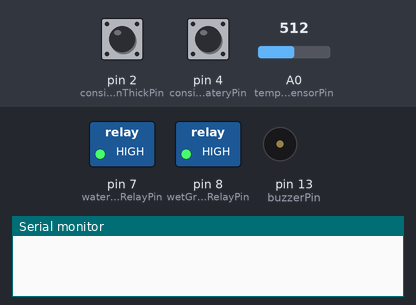
This sketch was run on a simulated Arduino Uno, built with avr-gcc and run on an emulated ATmega328P. Parts: switched loads named in the sketch (green lamp = pin HIGH), buzzer (waves = sounding, pin HIGH), the last lines printed to the serial monitor. Inputs (shaded band) come from the test bench; at power-on: pin 2 (consistencyButtonThickPin) HIGH, A0 (temperatureSensorPin) = 512, pin 4 (consistencyButtonWateryPin) HIGH.

Above: at 1.2 s.
1.3 s: pin 2 (consistencyButtonThickPin) pulled LOW for 0.15 s
At 2.8 s:
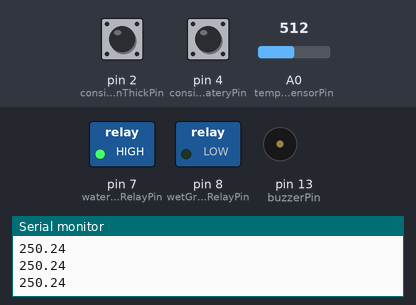
6.8 s: A0 (temperatureSensorPin) set to 71
At 7.6 s:
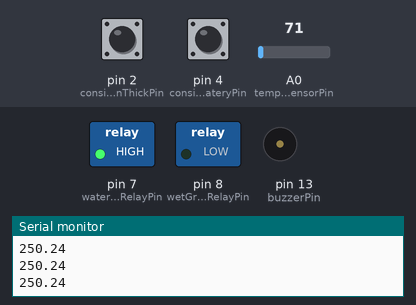
9.8 s: A0 (temperatureSensorPin) set to 87
11.3 s: A0 (temperatureSensorPin) set to 122
At 12.1 s:
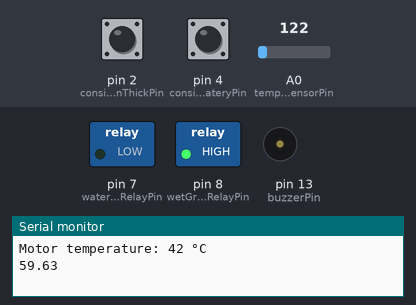
Timing chart, 0 to 30.4 s (numbered marks = the images above; inputs shaded):
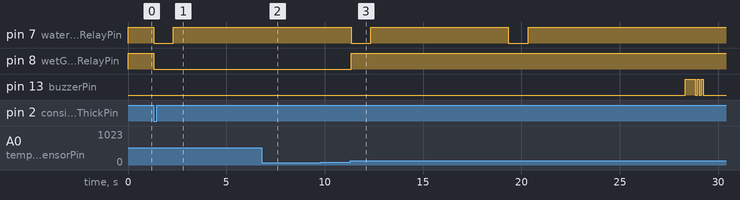

The sketch:

Wet_grinder_program.ino
```cpp
// Pin assignments
const int consistencyButtonThickPin = 2;
const int consistencyButtonWateryPin = 4;
const int waterPumpRelayPin = 7;
const int wetGrinderMotorRelayPin = 8;
const int temperatureSensorPin = A0;
const int buzzerPin = 13;
int consisThick = 0;
int consisWatery = 0;

// Temperature sensor setup
const int temperatureThreshold = 48; // Adjust this value based on your requirements

// Variables
bool isConsistencySelected = false;
bool isMotorOverheated = false;
bool isPlayingBirthdayTune = false;

void setup() {
  // Set pin modes
  pinMode(consistencyButtonThickPin, INPUT_PULLUP);
  pinMode(consistencyButtonWateryPin, INPUT_PULLUP);
  pinMode(waterPumpRelayPin, OUTPUT);
  pinMode(wetGrinderMotorRelayPin, OUTPUT);
  pinMode(buzzerPin, OUTPUT);

  // Start serial communication (for debugging, if needed)
  Serial.begin(9600);
}

void loop() {
  // Wait for consistency selection
  digitalWrite(waterPumpRelayPin, HIGH);
  digitalWrite(wetGrinderMotorRelayPin, HIGH);
  if (!isConsistencySelected) {
    int consistencySelection = checkConsistencySelection();
    if (consistencySelection != 0) {
      isConsistencySelected = true;
      Serial.println("Consistency selected: " + String(consistencySelection));
    }
  }
  // Only execute the rest of the code if consistency is selected
  if (isConsistencySelected) {
      checkMotorTemperature();


      startGrindingTask();
      delay(1000);

      digitalWrite(buzzerPin, HIGH);
  delay(500);
  digitalWrite(buzzerPin, LOW);
  delay(100);
  digitalWrite(buzzerPin, HIGH);
  delay(100);
  digitalWrite(buzzerPin, LOW);
  delay(100);
  digitalWrite(buzzerPin, HIGH);
  delay(100);
  digitalWrite(buzzerPin, LOW);
      isConsistencySelected = false;
      consisThick=0;
      consisWatery = 0;
    }
  }
int checkConsistencySelection() {
  if (digitalRead(consistencyButtonThickPin) == LOW) {
    consisThick++;
    return 1; // Thick consistency selected
  } else if (digitalRead(consistencyButtonWateryPin) == LOW) {
    consisWatery++;
    return 2; // Watery consistency selected
  }
  return 0; // No selection yet
}

void startGrindingTask() {

  if(consisThick>0){
    digitalWrite(wetGrinderMotorRelayPin, LOW);
    for(int i=0;i<3;i++){
      checkMotorTemperature();
      digitalWrite(waterPumpRelayPin, LOW);
      delay(1000);
      digitalWrite(waterPumpRelayPin, HIGH);
      checkMotorTemperature();
      delay(7000);
    }
    digitalWrite(wetGrinderMotorRelayPin, HIGH);
    }
  else if(consisWatery>0){
    digitalWrite(wetGrinderMotorRelayPin, LOW);
    for(int i=0;i<5;i++){
      checkMotorTemperature();
      digitalWrite(waterPumpRelayPin, LOW);
      delay(1000);
      digitalWrite(waterPumpRelayPin, HIGH);
      checkMotorTemperature();
      delay(7000);
    }
    digitalWrite(wetGrinderMotorRelayPin, HIGH);
  }
}

void checkMotorTemperature() {
  int motorTemperature = readMotorTemperature();

  // Check if the motor temperature is too hot
  if(motorTemperature <= 38){
  while (motorTemperature < temperatureThreshold) {
    // Stop the motor
    digitalWrite(wetGrinderMotorRelayPin, LOW);
    Serial.println("Motor overheated! Waiting for it to cool down...");
    Serial.println("Motor temperature: " + String(motorTemperature) + " °C");
    motorTemperature = readMotorTemperature();
  }
  digitalWrite(wetGrinderMotorRelayPin, HIGH);
  }
}

int readMotorTemperature() {
  int sensorValue = analogRead(A0);
  float voltage = sensorValue * (5.0 / 1023.0);
  float temperature = voltage*100;
  Serial.println(temperature);
  return temperature;
}
```

Measured:
- after the input at 1.3 s, pin 7 (waterPumpRelayPin): HIGH → LOW at once, → HIGH 1.0 s later; pin 8 (wetGrinderMotorRelayPin): HIGH → LOW at once
- after the input at 6.8 s, pin 7 (waterPumpRelayPin): stays HIGH (without the input it goes to LOW after 2.5 s)
- after the input at 11.3 s, pin 7 (waterPumpRelayPin): alternates HIGH for 7.0 s and LOW for 1.0 s, starting at once; pin 8 (wetGrinderMotorRelayPin): LOW → HIGH at once; pin 13 (buzzerPin): LOW → HIGH after 17.0 s, then repeats every 0.20 s: LOW 0.10 s, HIGH 0.10 s, until it stays LOW from 29.2 s
